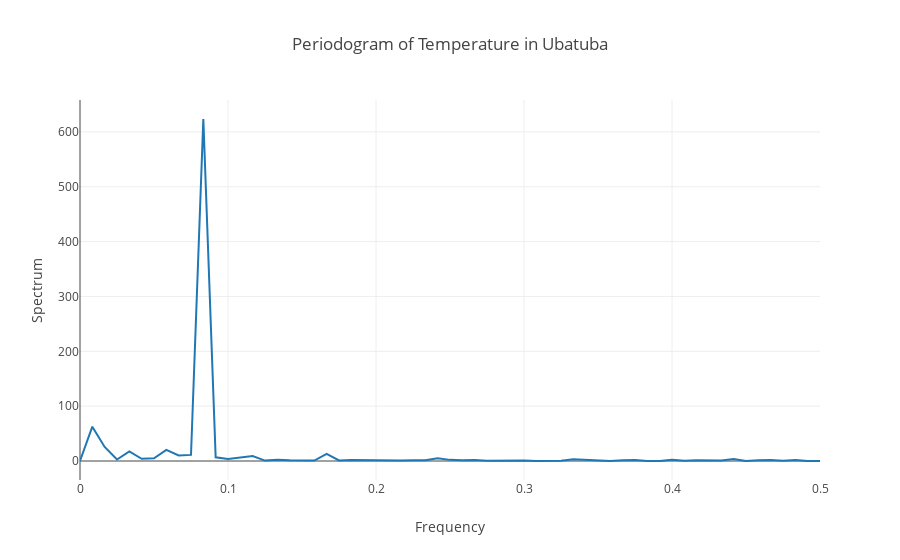

The code cell stored with this chart in its notebook:
### Code cell
print("**********************************************************************")
print(f"Periodograma")
print("**********************************************************************")
freq, espectro = signal.periodogram(x, fs)
data=[go.Scatter(x=freq, y=espectro, mode='lines')]
layout = go.Layout(
    title='Periodogram of Temperature in Ubatuba',
    xaxis={'title':'Frequency'},
    yaxis={'title':'Spectrum'}
)
fig = go.Figure(data=data, layout=layout)
py.iplot(fig)
index_greatest = np.where(espectro == max(espectro))[0]
print(f"PICOS DO PERIODOGRAMA - Frequências que mais contribuem com a periodicidade da série:")
print(f"Maior Pico: {max(espectro)} em frequência: {freq[index_greatest]} | período = {1/freq[index_greatest]} meses")
tmp_pico = max(espectro)
tmp_index_greatest = index_greatest
espectro[index_greatest] = 0
index_greatest = np.where(espectro == max(espectro))[0]
print(f"Segundo Maior Pico: {max(espectro)} em frequência: {freq[index_greatest]} | período = {1/freq[index_greatest]} meses\n\n")
espectro[tmp_index_greatest] = tmp_pico

print("\n----------------------------------------------------------------------------------------------------------------------------")
print(f"A série é periódica, e possui período anual com muita força e a cada 10 anos com um pouco menos de força")

print(f"A periodicidade é constatada por meio da verificação de estacionariedade da série original subtraída" + 
      f"da série de rolling average com tamanhos 12 e 120")
print("----------------------------------------------------------------------------------------------------------------------------")

### Figure 1 — Plotly figure (JSON) as saved in the notebook; plotly's stock layout.template omitted (floating-point values rounded to 4 significant figures)
{"data": [{"mode": "lines", "type": "scatter", "uid": "f866f464-80d6-410b-9f95-6e39d51183ae", "x": [0, 0.008333, 0.01667, 0.025, 0.03333, 0.04167, 0.05, 0.05833, 0.06667, 0.075, 0.08333, 0.09167, 0.1, 0.1083, 0.1167, 0.125, 0.1333, 0.1417, 0.15, 0.1583, 0.1667, 0.175, 0.1833, 0.1917, 0.2, 0.2083, 0.2167, 0.225, 0.2333, 0.2417, 0.25, 0.2583, 0.2667, 0.275, 0.2833, 0.2917, 0.3, 0.3083, 0.3167, 0.325, 0.3333, 0.3417, 0.35, 0.3583, 0.3667, 0.375, 0.3833, 0.3917, 0.4, 0.4083, 0.4167, 0.425, 0.4333, 0.4417, 0.45, 0.4583, 0.4667, 0.475, 0.4833, 0.4917, 0.5], "y": [2.274e-28, 62.62, 25.61, 2.656, 17.4, 4.113, 5.078, 20.19, 10.23, 11.14, 623.5, 6.632, 3.768, 6.66, 8.929, 0.7723, 2.377, 1.267, 0.8867, 0.7738, 12.95, 1.029, 1.941, 1.438, 0.8671, 1.578, 1.118, 1.531, 1.335, 5.189, 2.064, 1.466, 1.729, 0.4013, 0.757, 0.3786, 0.9, 0.07991, 0.007982, 0.6227, 3.25, 2.2, 0.3593, 0.04732, 1.564, 1.921, 0.02641, 0.1311, 2.069, 0.2535, 1.182, 1.276, 0.8572, 3.411, 0.1527, 1.258, 1.71, 0.3806, 1.925, 0.06943, 0.1267]}], "layout": {"title": {"text": "Periodogram of Temperature in Ubatuba"}, "xaxis": {"title": {"text": "Frequency"}}, "yaxis": {"title": {"text": "Spectrum"}}}}
